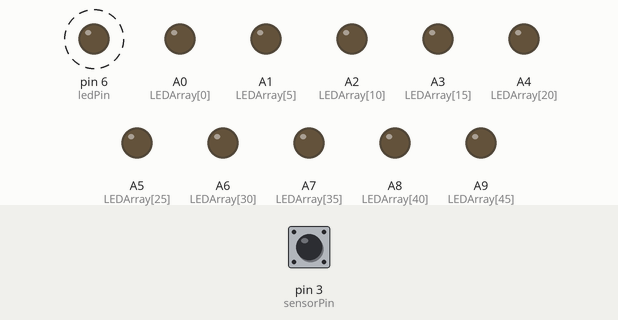
Simulated run of this sketch. Board: Teensy 4. Shown: output pins drawn as LEDs (lit = HIGH). Dashed ring = blinking. The inputs (shaded band) are chosen by the test bench; at power-on: pin 3 (sensorPin) LOW. What the sketch prints to the serial monitor is not drawn.

Above: at 1.25 s.
1.3 s: pin 3 (sensorPin) pulsed HIGH 2 times (0.12 s each, 0.3 s apart)
Timing chart, 0 to 10.3 s (numbered marks = the images above; inputs shaded):
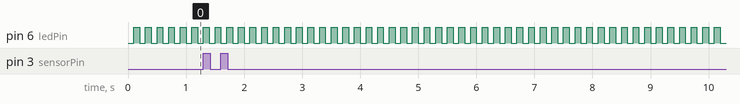

Measured:
- by itself, pin 6 (ledPin): alternates HIGH for 0.10 s and LOW for 0.10 s

The sketch:

LEDs.ino
```cpp
#define NUMBER_OF_LEDS 10
#define ON_TIME_PERCENT 20
#define OFF_TIME_PERCENT 60

typedef struct LED_t {
  int Pin_Number;
  long onTime;
  long offTime;
  long (*getTimerFunc)();
  boolean (*isTimerEnabledFunc)();
}LED_t;

LED_t LEDArray[NUMBER_OF_LEDS] = {
  // Pin Number
        14,   0,0,0,0, // LED 1
        15,   0,0,0,0, // LED 2
        16,   0,0,0,0, // LED 3
        17,   0,0,0,0, // LED 4
        18,   0,0,0,0, // LED 5
        19,   0,0,0,0, // LED 6
        20,   0,0,0,0, // LED 7
        21,   0,0,0,0, // LED 8
        22,   0,0,0,0, // LED 9
        23,   0,0,0,0, // LED 10
};

void initLEDs(void){
  int index;
  for(index =0; index < NUMBER_OF_LEDS; index++){
    pinMode(LEDArray[index].Pin_Number, OUTPUT);
    LEDArray[index].getTimerFunc = &getLEDTimer1Value;
    LEDArray[index].isTimerEnabledFunc = &isLEDTimer1Enabled;
  }
}

void LED_Controller(void){
  int index;
  long currentTimeSplit = calculateTime();
  for(index =0; index < NUMBER_OF_LEDS; index++){
    setLEDOnTime(index,currentTimeSplit);
    //Serial.printf("%u: ontime: %u, offtime: %u", index,LEDArray[index].onTime, LEDArray[index].offTime);
    //Serial.println("");
    updateLED(index);
  }
}

void turnOnLED(int LEDIndex){
  digitalWrite(LEDArray[LEDIndex].Pin_Number,HIGH);
};

void turnOffLED(int LEDIndex){
  digitalWrite(LEDArray[LEDIndex].Pin_Number,LOW);
};

void switchLEDTimer(int LEDIndex){
  if(LEDArray[LEDIndex].getTimerFunc == &getLEDTimer1Value){
    LEDArray[LEDIndex].getTimerFunc = &getLEDTimer2Value;
    LEDArray[LEDIndex].isTimerEnabledFunc = &isLEDTimer2Enabled;
  } else if (LEDArray[LEDIndex].getTimerFunc == &getLEDTimer2Value) {
    LEDArray[LEDIndex].getTimerFunc = &getLEDTimer3Value;
    LEDArray[LEDIndex].isTimerEnabledFunc = &isLEDTimer3Enabled;
  } else {
    LEDArray[LEDIndex].getTimerFunc = &getLEDTimer1Value;
    LEDArray[LEDIndex].isTimerEnabledFunc = &isLEDTimer1Enabled;
  }
}

void updateLED(int LEDIndex){
  long currentTimerValue = LEDArray[LEDIndex].getTimerFunc();
  if(LEDArray[LEDIndex].isTimerEnabledFunc()){
    if(currentTimerValue > LEDArray[LEDIndex].onTime && currentTimerValue < LEDArray[LEDIndex].offTime ){
      turnOnLED(LEDIndex);
    } else if(currentTimerValue > LEDArray[LEDIndex].offTime) {
      turnOffLED(LEDIndex);
      switchLEDTimer(LEDIndex);
    } else {
      turnOffLED(LEDIndex);
    }
  }
}

void setLEDOnTime(int LEDIndex, long currentTimeSplit){
    long offset = ((currentTimeSplit * (360) / (NUMBER_OF_LEDS * 360)) * LEDIndex);
    long on_time = (currentTimeSplit * ON_TIME_PERCENT / 100) + offset;
    long off_time = (currentTimeSplit * OFF_TIME_PERCENT / 100) + offset;
    LEDArray[LEDIndex].onTime = on_time;
    LEDArray[LEDIndex].offTime = off_time;
}
```

sketch_jul04b.ino
```cpp
// Create an IntervalTimer object
IntervalTimer myTimer;
IntervalTimer longerTimer;
const long usbUpdateRate = 1000000;

elapsedMicros timer;
const long sensorBlinkRate = 100000;

//////////////////////////////////////////////////////   Typedefs  //////////////////////////////////////////////////////

const int ledPin = 6;  // the pin with a LED

const int sensorPin = 3;
int sensor_state = 0;

void setup() {
  // put your setup code here, to run once:
  initalizeSpeedBuffer();
  initLEDs();
  pinMode(ledPin, OUTPUT);
  pinMode(sensorPin, INPUT);
  attachInterrupt(sensorPin, register_high, RISING);
  Serial.begin(9600);
  myTimer.begin(blinkLED, sensorBlinkRate);
  longerTimer.begin(printTime,usbUpdateRate);
}

// The interrupt will blink the LED, and keep
// track of how many times it has blinked.
int ledState = LOW;
int ledState2 = LOW;
volatile unsigned long blinkCount = 0; // use volatile for shared variables

void register_high() {
  addToSpeedBuffer(timer);
  switchLEDTimers();
  timer = 0;
}
// functions called by IntervalTimer should be short, run as quickly as
// possible, and should avoid calling other functions if possible.
void blinkLED(void) {
  if (ledState == LOW) {
    ledState = HIGH;
  } else {
    ledState = LOW;
  }
  if(digitalRead(sensorPin)){
    sensor_state = 1;
  } else {
    sensor_state =0;
  }
  delayMicroseconds(100);
  digitalWrite(ledPin, ledState);

  //Serial.println(timer);
}

void loop(void) {
  LED_Controller();
  noInterrupts();
  interrupts();
}

void printTime(void){
  long time;
  time = calculateTime();
  Serial.printf("Sensor %d",time);
  Serial.println("");
}
```

speedBuffer.ino
```cpp
//////////////////////////////////////////////////////   Defines  //////////////////////////////////////////////////////
const int MAX_BUFFER_SIZE = 10;

typedef struct speedCircularBuffer_t {
  volatile int head;
  bool isValid;
  long data[MAX_BUFFER_SIZE];
}circularBuffer_t;

/******************************************************************************************************
 *                                      Private Variables
 *****************************************************************************************************/
speedCircularBuffer_t speedBuffer;

/******************************************************************************************************
 *                                      Public Functions
 ******************************************************************************************************/
void initalizeSpeedBuffer(void){
  int index;
  speedBuffer.head = 0;
  speedBuffer.isValid = false;
  for(index = 0; index < MAX_BUFFER_SIZE; index++){
    speedBuffer.data[index] = 0;
  }
}

void addToSpeedBuffer(long data) {
  speedBuffer.data[speedBuffer.head] = data;
  speedBuffer.head++;
  if(speedBuffer.head == MAX_BUFFER_SIZE) {
    speedBuffer.head = 0;
    speedBuffer.isValid = true;
  }
}

long calculateTime(void) {
  int index;
  int average_time = 0;
  if(speedBufferIsValid()){
    for(index = 0; index < MAX_BUFFER_SIZE; index++){
      average_time = average_time + speedBuffer.data[index];
    }
    average_time = average_time / MAX_BUFFER_SIZE;
    return average_time;
  } else {
    return 0;
  }
}

bool speedBufferIsValid(void) {
  if(speedBuffer.isValid){
    return true;
  } else {
    return false;
  }
}
```

speedTimer.ino
```cpp
elapsedMicros LEDTimer1;
elapsedMicros LEDTimer2;
elapsedMicros LEDTimer3;

bool LEDTimer1_isEnabled = true;
bool LEDTimer2_isEnabled = false;
bool LEDTimer3_isEnabled = false;

const long TIMED_OUT = 1000000; // 1 second

void resetLEDTimer1(void) {
  LEDTimer1 = 0;
}

void resetLEDTimer2(void) {
  LEDTimer2 = 0;
}

void resetLEDTimer3(void) {
  LEDTimer3 = 0;
}

void resetALLTimers(void){
  resetLEDTimer1();
  resetLEDTimer2();
  resetLEDTimer3();
}

void switchLEDTimers(void){
  if(isLEDTimer1Enabled() && !isLEDTimer2Enabled() && !isLEDTimer3Enabled()){
    resetLEDTimer2();
    enableLEDTimer2();
  } else if(isLEDTimer1Enabled() && isLEDTimer2Enabled() && !isLEDTimer3Enabled()){
    resetLEDTimer3();
    enableLEDTimer3();
    disableLEDTimer1();
    Serial.println("2 and 3");
  } else if(!isLEDTimer1Enabled() && isLEDTimer2Enabled() && isLEDTimer3Enabled()){
    resetLEDTimer1();
    enableLEDTimer1();
    disableLEDTimer2();
    Serial.println("3 and 1");
  } else if(isLEDTimer1Enabled() && !isLEDTimer2Enabled() && isLEDTimer3Enabled()){
    resetLEDTimer2();
    enableLEDTimer2();
    disableLEDTimer3();
    Serial.println("1 and 2");
  }
}

bool isSpeedTimerTimedOut(void) {
  if (LEDTimer1 > TIMED_OUT) {
    return true;
  } else {
    return false;
  }
}

long getLEDTimer1Value(void) {
  return LEDTimer1;
}

long getLEDTimer2Value(void) {
  return LEDTimer2;
}

long getLEDTimer3Value(void) {
  return LEDTimer3;
}

boolean isLEDTimer1Enabled(void){
  return LEDTimer1_isEnabled;
}
boolean isLEDTimer2Enabled(void){
  return LEDTimer2_isEnabled;
}
boolean isLEDTimer3Enabled(void){
  return LEDTimer3_isEnabled;
}

void enableLEDTimer1(void){
  LEDTimer1_isEnabled = true;
}

void enableLEDTimer2(void){
  LEDTimer2_isEnabled = true;
}
void enableLEDTimer3(void){
  LEDTimer3_isEnabled = true;
}

void disableLEDTimer1(void){
  LEDTimer1_isEnabled = false;
}

void disableLEDTimer2(void){
  LEDTimer2_isEnabled = false;
}
void disableLEDTimer3(void){
  LEDTimer3_isEnabled = false;
}
```
